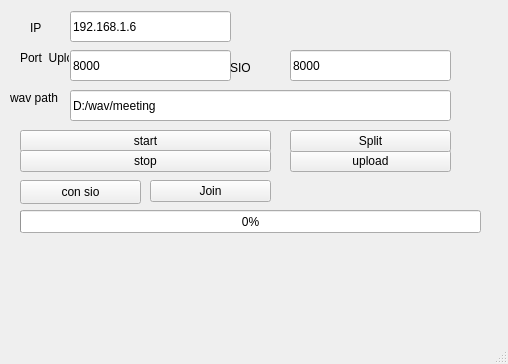
<?xml version="1.0" encoding="UTF-8"?>
<ui version="4.0">
 <class>MainWindow</class>
 <widget class="QMainWindow" name="MainWindow">
  <property name="geometry">
   <rect>
    <x>0</x>
    <y>0</y>
    <width>508</width>
    <height>364</height>
   </rect>
  </property>
  <property name="windowTitle">
   <string>MainWindow</string>
  </property>
  <widget class="QWidget" name="centralwidget">
   <widget class="QPushButton" name="btnStart">
    <property name="geometry">
     <rect>
      <x>20</x>
      <y>130</y>
      <width>251</width>
      <height>22</height>
     </rect>
    </property>
    <property name="text">
     <string>start</string>
    </property>
   </widget>
   <widget class="QPushButton" name="btnStop">
    <property name="geometry">
     <rect>
      <x>20</x>
      <y>150</y>
      <width>251</width>
      <height>22</height>
     </rect>
    </property>
    <property name="text">
     <string>stop</string>
    </property>
   </widget>
   <widget class="QPushButton" name="btnUpload">
    <property name="geometry">
     <rect>
      <x>290</x>
      <y>150</y>
      <width>161</width>
      <height>22</height>
     </rect>
    </property>
    <property name="text">
     <string>upload</string>
    </property>
   </widget>
   <widget class="QPushButton" name="btnSplitter">
    <property name="geometry">
     <rect>
      <x>290</x>
      <y>130</y>
      <width>161</width>
      <height>22</height>
     </rect>
    </property>
    <property name="text">
     <string>Split</string>
    </property>
   </widget>
   <widget class="QPushButton" name="btnPost">
    <property name="geometry">
     <rect>
      <x>150</x>
      <y>180</y>
      <width>121</width>
      <height>22</height>
     </rect>
    </property>
    <property name="text">
     <string>Join</string>
    </property>
   </widget>
   <widget class="QProgressBar" name="progressBar">
    <property name="geometry">
     <rect>
      <x>20</x>
      <y>210</y>
      <width>461</width>
      <height>23</height>
     </rect>
    </property>
    <property name="value">
     <number>0</number>
    </property>
   </widget>
   <widget class="QLabel" name="label">
    <property name="geometry">
     <rect>
      <x>30</x>
      <y>20</y>
      <width>49</width>
      <height>16</height>
     </rect>
    </property>
    <property name="text">
     <string>IP</string>
    </property>
   </widget>
   <widget class="QLabel" name="label_2">
    <property name="geometry">
     <rect>
      <x>20</x>
      <y>50</y>
      <width>49</width>
      <height>16</height>
     </rect>
    </property>
    <property name="text">
     <string>Port  Upload</string>
    </property>
   </widget>
   <widget class="QLineEdit" name="leIP">
    <property name="geometry">
     <rect>
      <x>70</x>
      <y>11</y>
      <width>161</width>
      <height>31</height>
     </rect>
    </property>
    <property name="text">
     <string>192.168.1.6</string>
    </property>
   </widget>
   <widget class="QLineEdit" name="lePort">
    <property name="geometry">
     <rect>
      <x>70</x>
      <y>50</y>
      <width>161</width>
      <height>31</height>
     </rect>
    </property>
    <property name="text">
     <string>8000</string>
    </property>
   </widget>
   <widget class="QLabel" name="label_3">
    <property name="geometry">
     <rect>
      <x>10</x>
      <y>90</y>
      <width>49</width>
      <height>16</height>
     </rect>
    </property>
    <property name="text">
     <string>wav path</string>
    </property>
   </widget>
   <widget class="QLineEdit" name="leWavPath">
    <property name="geometry">
     <rect>
      <x>70</x>
      <y>90</y>
      <width>381</width>
      <height>31</height>
     </rect>
    </property>
    <property name="text">
     <string>D:/wav/meeting</string>
    </property>
   </widget>
   <widget class="QLineEdit" name="lePortSIO">
    <property name="geometry">
     <rect>
      <x>290</x>
      <y>50</y>
      <width>161</width>
      <height>31</height>
     </rect>
    </property>
    <property name="text">
     <string>8000</string>
    </property>
   </widget>
   <widget class="QLabel" name="label_4">
    <property name="geometry">
     <rect>
      <x>230</x>
      <y>60</y>
      <width>49</width>
      <height>16</height>
     </rect>
    </property>
    <property name="text">
     <string>SIO</string>
    </property>
   </widget>
   <widget class="QPushButton" name="btntest">
    <property name="enabled">
     <bool>true</bool>
    </property>
    <property name="geometry">
     <rect>
      <x>20</x>
      <y>180</y>
      <width>121</width>
      <height>24</height>
     </rect>
    </property>
    <property name="text">
     <string>con sio</string>
    </property>
   </widget>
  </widget>
  <widget class="QMenuBar" name="menubar">
   <property name="geometry">
    <rect>
     <x>0</x>
     <y>0</y>
     <width>508</width>
     <height>22</height>
    </rect>
   </property>
  </widget>
  <widget class="QStatusBar" name="statusbar"/>
 </widget>
 <resources/>
 <connections/>
</ui>
